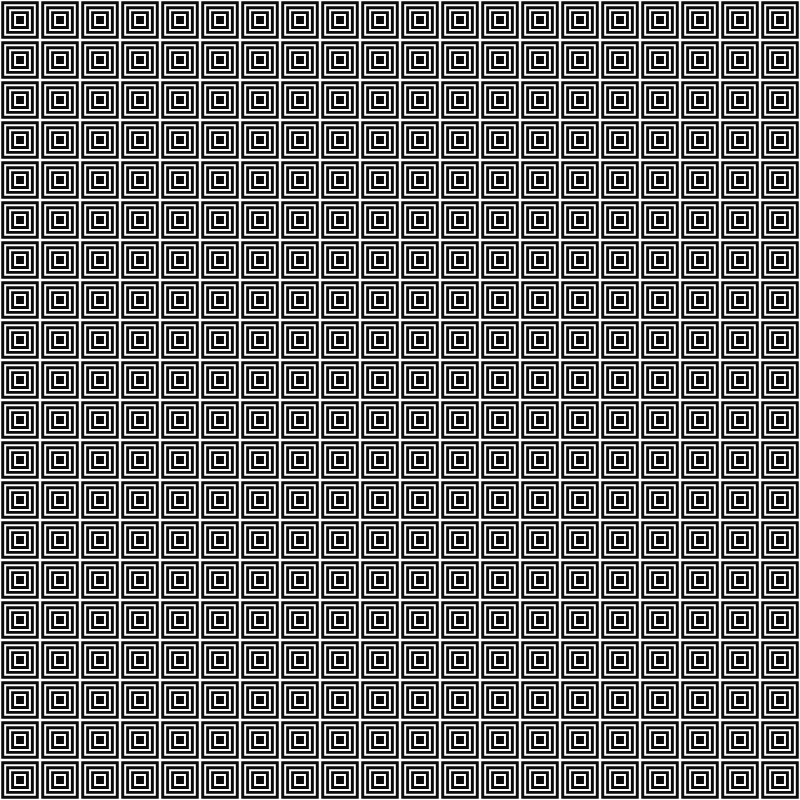
Frame 1 (no input)
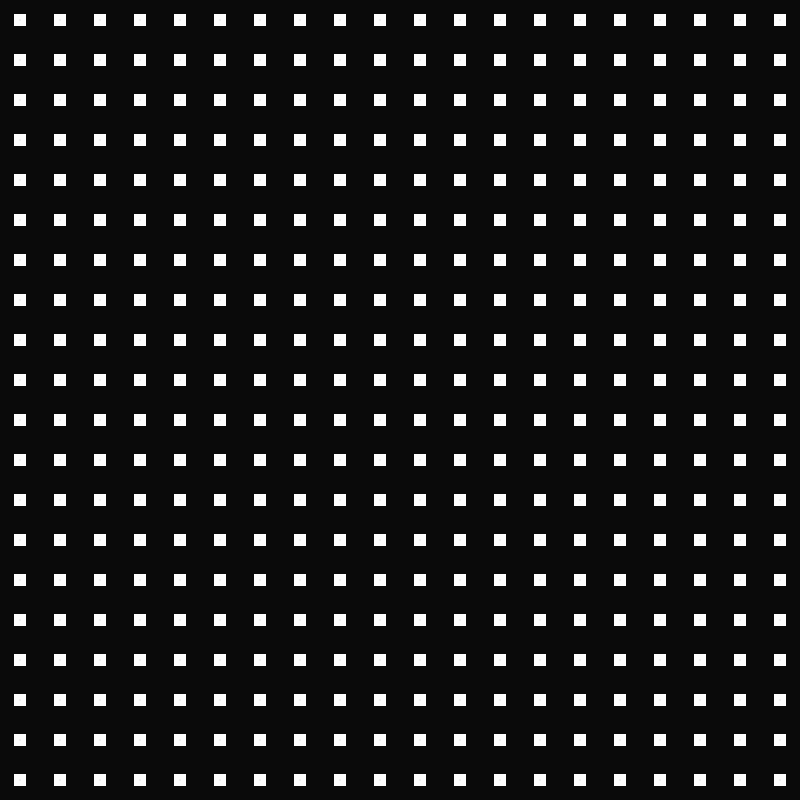
Frame 60 (no input)
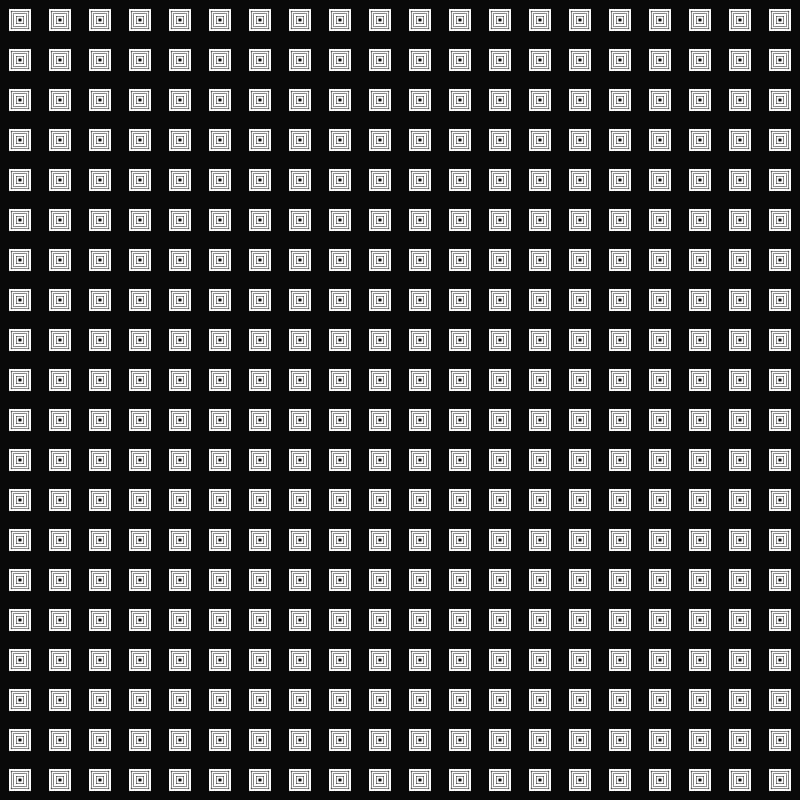
Frame 120 (the mouse pressed at the canvas centre since frame 60)

The p5.js sketch that drew these frames (run headless with seeded random() and noise() and a simulated clock; from frame 60 on, the mouse is pressed at the canvas centre):

// p5.js sketch
// ── sketch.js
let gridSize = 40; // Base size of each square
let step = 2; // Growth step for animation

function setup() {
  createCanvas(800, 800);
  noFill();
  stroke(255);
  strokeWeight(2);
}

function draw() {
  background(10);

  for (let x = 0; x < width; x += gridSize) {
    for (let y = 0; y < height; y += gridSize) {
      let offset = (frameCount % (gridSize * 2)) / step; // Deterministic animation
      drawNestedSquares(x, y, gridSize - offset);
    }
  }
}

// **Structured, Recursive Square Growth**
function drawNestedSquares(x, y, size) {
  for (let i = 0; i < 4; i++) { // Always 4 layers deep, no randomness
    let s = size - i * (size / 4);
    rect(x + (gridSize - s) / 2, y + (gridSize - s) / 2, s, s);
  }
}
